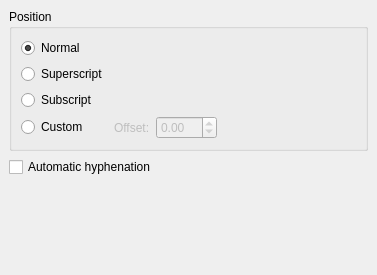
<ui version="4.0" >
 <class>CharacterStyleOptions</class>
 <widget class="QWidget" name="CharacterStyleOptions" >
  <property name="geometry" >
   <rect>
    <x>0</x>
    <y>0</y>
    <width>377</width>
    <height>275</height>
   </rect>
  </property>
  <layout class="QVBoxLayout" >
   <property name="spacing" >
    <number>6</number>
   </property>
   <property name="leftMargin" >
    <number>9</number>
   </property>
   <property name="topMargin" >
    <number>9</number>
   </property>
   <property name="rightMargin" >
    <number>9</number>
   </property>
   <property name="bottomMargin" >
    <number>9</number>
   </property>
   <item>
    <widget class="QGroupBox" name="positionGroup" >
     <property name="title" >
      <string>Position</string>
     </property>
     <layout class="QGridLayout" >
      <property name="leftMargin" >
       <number>9</number>
      </property>
      <property name="topMargin" >
       <number>9</number>
      </property>
      <property name="rightMargin" >
       <number>9</number>
      </property>
      <property name="bottomMargin" >
       <number>9</number>
      </property>
      <property name="horizontalSpacing" >
       <number>6</number>
      </property>
      <property name="verticalSpacing" >
       <number>6</number>
      </property>
      <item row="1" column="3" >
       <spacer>
        <property name="orientation" >
         <enum>Qt::Horizontal</enum>
        </property>
        <property name="sizeHint" >
         <size>
          <width>91</width>
          <height>20</height>
         </size>
        </property>
       </spacer>
      </item>
      <item row="3" column="2" >
       <widget class="KoUnitDoubleSpinBox" name="offset" >
        <property name="enabled" >
         <bool>false</bool>
        </property>
        <property name="minimum" >
         <double>-99.989999999999995</double>
        </property>
       </widget>
      </item>
      <item row="3" column="1" >
       <widget class="QLabel" name="offsetLabel" >
        <property name="enabled" >
         <bool>false</bool>
        </property>
        <property name="text" >
         <string>Offset:</string>
        </property>
        <property name="wordWrap" >
         <bool>false</bool>
        </property>
       </widget>
      </item>
      <item row="3" column="0" >
       <widget class="QRadioButton" name="custom" >
        <property name="text" >
         <string>Custom</string>
        </property>
       </widget>
      </item>
      <item row="0" column="0" >
       <widget class="QRadioButton" name="normal" >
        <property name="text" >
         <string>Normal</string>
        </property>
        <property name="checked" >
         <bool>true</bool>
        </property>
       </widget>
      </item>
      <item row="1" column="0" >
       <widget class="QRadioButton" name="superscript" >
        <property name="text" >
         <string>Superscript</string>
        </property>
       </widget>
      </item>
      <item row="2" column="0" >
       <widget class="QRadioButton" name="subscript" >
        <property name="text" >
         <string>Subscript</string>
        </property>
       </widget>
      </item>
     </layout>
    </widget>
   </item>
   <item>
    <widget class="QCheckBox" name="hyphenate" >
     <property name="text" >
      <string>Automatic hyphenation</string>
     </property>
    </widget>
   </item>
   <item>
    <spacer>
     <property name="orientation" >
      <enum>Qt::Vertical</enum>
     </property>
     <property name="sizeType" >
      <enum>QSizePolicy::Expanding</enum>
     </property>
     <property name="sizeHint" >
      <size>
       <width>359</width>
       <height>16</height>
      </size>
     </property>
    </spacer>
   </item>
  </layout>
 </widget>
 <layoutdefault spacing="6" margin="11" />
 <pixmapfunction>qPixmapFromMimeSource</pixmapfunction>
 <customwidgets>
  <customwidget>
   <class>KoUnitDoubleSpinBox</class>
   <extends>QDoubleSpinBox</extends>
   <header>KoUnitDoubleSpinBox.h</header>
  </customwidget>
 </customwidgets>
 <tabstops>
  <tabstop>normal</tabstop>
  <tabstop>superscript</tabstop>
  <tabstop>subscript</tabstop>
  <tabstop>custom</tabstop>
  <tabstop>offset</tabstop>
  <tabstop>hyphenate</tabstop>
 </tabstops>
 <includes>
  <include location="global" >knuminput.h</include>
  <include location="global" >klocale.h</include>
  <include location="local" >knuminput.h</include>
 </includes>
 <resources/>
 <connections>
  <connection>
   <sender>custom</sender>
   <signal>toggled(bool)</signal>
   <receiver>offsetLabel</receiver>
   <slot>setEnabled(bool)</slot>
   <hints>
    <hint type="sourcelabel" >
     <x>40</x>
     <y>145</y>
    </hint>
    <hint type="destinationlabel" >
     <x>140</x>
     <y>144</y>
    </hint>
   </hints>
  </connection>
  <connection>
   <sender>custom</sender>
   <signal>toggled(bool)</signal>
   <receiver>offset</receiver>
   <slot>setEnabled(bool)</slot>
   <hints>
    <hint type="sourcelabel" >
     <x>81</x>
     <y>130</y>
    </hint>
    <hint type="destinationlabel" >
     <x>198</x>
     <y>133</y>
    </hint>
   </hints>
  </connection>
 </connections>
</ui>
